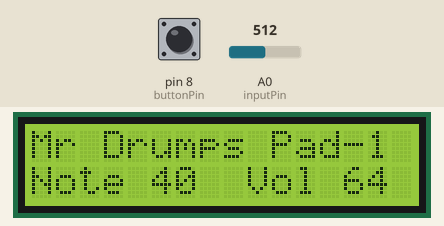
Recording of a sketch running on a simulated Arduino Uno, built with avr-gcc and run on an emulated ATmega328P. Shown: 16×2 character LCD. The test bench sets the inputs (shaded band); at power-on: A0 (inputPin) = 512, pin 8 (buttonPin) LOW. What the sketch prints to the serial monitor is not drawn.

Above: at 1.2 s.
1.3 s: A0 (inputPin) set to 490
At 2.5 s:
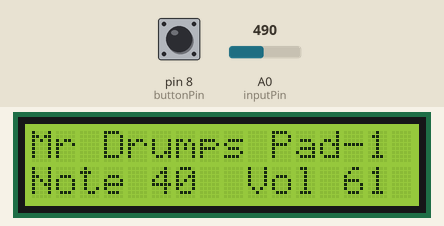
2.8 s: A0 (inputPin) set to 510
At 4.0 s:
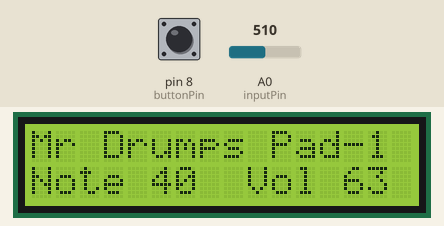
4.3 s: A0 (inputPin) set to 306
At 4.6 s:
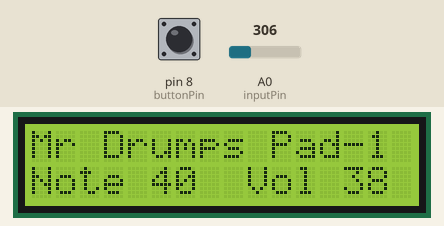
5.8 s: A0 (inputPin) set to 122
At 6.8 s:
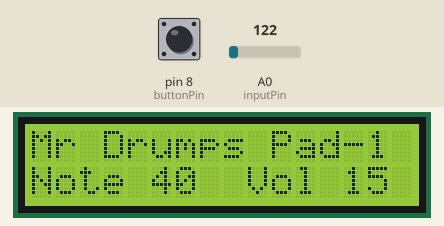
Timing chart, 0 to 8.3 s (numbered marks = the images above; inputs shaded):
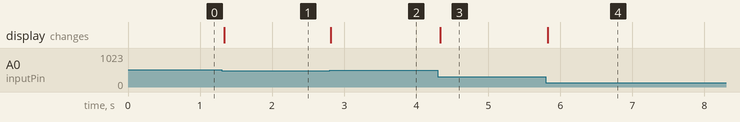

The sketch:

midi_drum_pad_trigger.ino
```cpp
/*
Chaz drum midi pads


*/

// include the library code:
#include <LiquidCrystal.h>

// initialize the library with the numbers of the interface pins
LiquidCrystal lcd(12, 11, 5, 4, 3, 2);

// Define the number of samples to keep track of.  The higher the number,
// the more the readings will be smoothed, but the slower the output will
// respond to the input.  Using a constant rather than a normal variable lets
// use this value to determine the size of the readings array.
const int numReadings = 10;
int noteNum;
int readings;      // the readings from the analog input
int readIndex = 0;              // the index of the current reading
int total = 0;                  // the running total
int average = 0;                // the average
int inputPin = A0;
int highNum;
// midi shit ↓
int cmdon =0x90;

int val = 0;
long oldTime = 0;
int pad ;
int buttonState = 1;
const int buttonPin = 8;
int lastButtonState =0;
int setoff = 0;


void setup() {
   pinMode(buttonPin, INPUT);
 Serial.begin(31250);//....midi is 31250
  lcd.begin(16, 2);
  // initialize the serial communications:
  lcd.print("Mr Drumps");
}


void loop() {
 buttonState = digitalRead(buttonPin);
 readings = analogRead(inputPin);
    readings = readings >> 3;
      noteNum = 40;
      pad = 1 ;

  if (readings > 5) {
  setoff = 1;
   Serial.write(cmdon);
  Serial.write(noteNum);
  Serial.write(readings);
}

  if (readings > highNum){
    highNum = readings;
     oldTime = millis();
  }
  lcd.setCursor(10, 0);
   lcd.print ("Pad-");
   lcd.print (pad);
  lcd.setCursor(0, 1);
  lcd.print("Note");
  lcd.print(" ");
  lcd.print(noteNum);
  lcd.print("  ");
  lcd.print("Vol");
 lcd.print(" ");
  lcd.print(highNum);
   lcd.print("   ");
delay(15);

 if (millis() - oldTime >500){
  highNum = readings;
 }

  if (setoff == 1){
  Serial.write(cmdon);
 Serial.write(noteNum);
 Serial.write(0);
setoff = 0;


 }
 /* if (buttonState != lastButtonState) {

  }
  if (buttonState == LOW) {
  Serial.write(cmdon);
  Serial.write(22);
  Serial.write(127);

  }
 else if (buttonState == HIGH){
  Serial.write(cmdon);
  Serial.write(22);
  Serial.write(0);
  delay(50);


 lastButtonState = buttonState;
*/
}
```

Measured:
- after the input at 1.3 s, the display: changes at once (image 1)
- after the input at 2.8 s, the display: changes at once (image 2)
- after the input at 4.3 s, the display: changes at once (image 3)
- after the input at 5.8 s, the display: changes at once (image 4)
